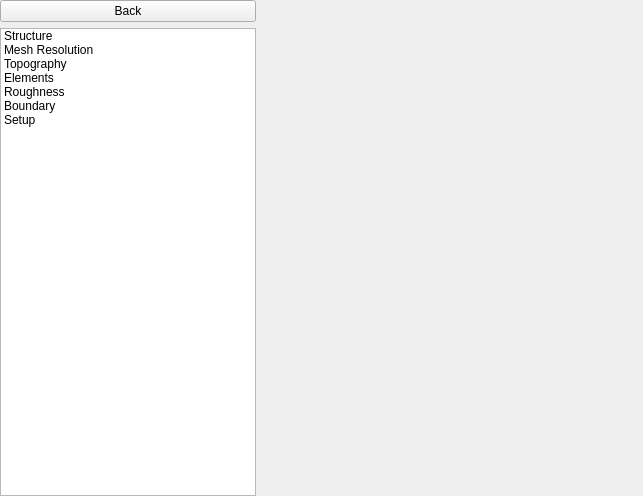
<?xml version="1.0" encoding="UTF-8"?>
<ui version="4.0">
 <class>ReosEditStructure2DWidget</class>
 <widget class="QWidget" name="ReosEditStructure2DWidget">
  <property name="geometry">
   <rect>
    <x>0</x>
    <y>0</y>
    <width>643</width>
    <height>496</height>
   </rect>
  </property>
  <property name="windowTitle">
   <string>Form</string>
  </property>
  <layout class="QFormLayout" name="formLayout">
   <property name="leftMargin">
    <number>0</number>
   </property>
   <property name="topMargin">
    <number>0</number>
   </property>
   <property name="rightMargin">
    <number>0</number>
   </property>
   <property name="bottomMargin">
    <number>0</number>
   </property>
   <item row="0" column="0">
    <layout class="QVBoxLayout" name="verticalLayout_2">
     <property name="leftMargin">
      <number>0</number>
     </property>
     <property name="topMargin">
      <number>0</number>
     </property>
     <item>
      <widget class="QPushButton" name="mBackButton">
       <property name="text">
        <string>Back</string>
       </property>
      </widget>
     </item>
     <item>
      <widget class="QListWidget" name="mOptionListWidget">
       <property name="sizePolicy">
        <sizepolicy hsizetype="Minimum" vsizetype="Expanding">
         <horstretch>0</horstretch>
         <verstretch>0</verstretch>
        </sizepolicy>
       </property>
       <property name="iconSize">
        <size>
         <width>24</width>
         <height>24</height>
        </size>
       </property>
       <item>
        <property name="text">
         <string>Structure</string>
        </property>
        <property name="icon">
         <iconset resource="../../images/images.qrc">
          <normaloff>:/images/menuStructure.svg</normaloff>:/images/menuStructure.svg</iconset>
        </property>
       </item>
       <item>
        <property name="text">
         <string>Mesh Resolution</string>
        </property>
        <property name="icon">
         <iconset resource="../../images/images.qrc">
          <normaloff>:/images/menuMeshReslution.svg</normaloff>:/images/menuMeshReslution.svg</iconset>
        </property>
       </item>
       <item>
        <property name="text">
         <string>Topography</string>
        </property>
       </item>
       <item>
        <property name="text">
         <string>Elements</string>
        </property>
       </item>
       <item>
        <property name="text">
         <string>Roughness</string>
        </property>
       </item>
       <item>
        <property name="text">
         <string>Boundary</string>
        </property>
       </item>
       <item>
        <property name="text">
         <string>Setup</string>
        </property>
       </item>
      </widget>
     </item>
    </layout>
   </item>
   <item row="0" column="1">
    <widget class="QStackedWidget" name="mStackedWidget">
     <property name="currentIndex">
      <number>1</number>
     </property>
     <widget class="QWidget" name="pageMeshStructure">
      <layout class="QVBoxLayout" name="verticalLayout">
       <property name="leftMargin">
        <number>0</number>
       </property>
       <property name="topMargin">
        <number>0</number>
       </property>
       <property name="rightMargin">
        <number>0</number>
       </property>
       <property name="bottomMargin">
        <number>0</number>
       </property>
      </layout>
     </widget>
     <widget class="QWidget" name="pageMeshResolution">
      <layout class="QVBoxLayout" name="verticalLayout_3">
       <property name="leftMargin">
        <number>0</number>
       </property>
       <property name="topMargin">
        <number>0</number>
       </property>
       <property name="rightMargin">
        <number>0</number>
       </property>
       <property name="bottomMargin">
        <number>0</number>
       </property>
      </layout>
     </widget>
    </widget>
   </item>
  </layout>
 </widget>
 <resources>
  <include location="../../images/images.qrc"/>
 </resources>
 <connections/>
</ui>
